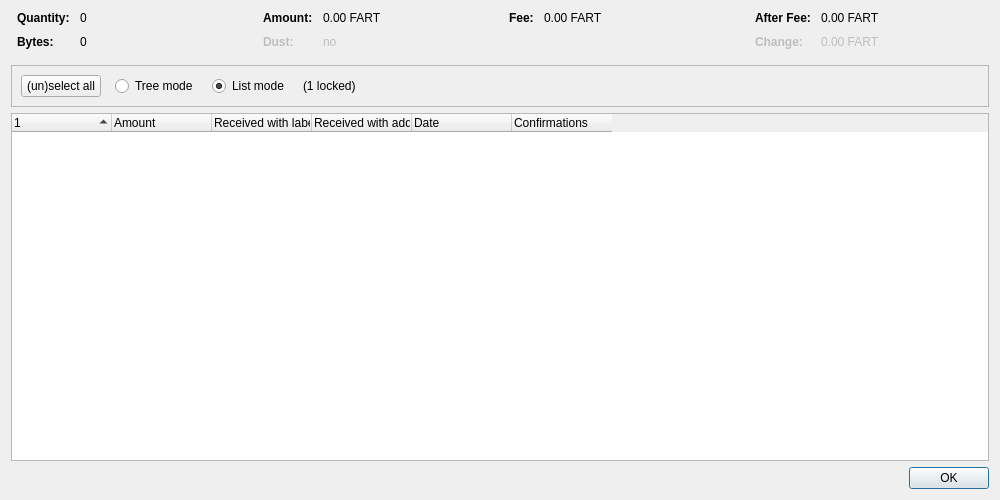
<?xml version="1.0" encoding="UTF-8"?>
<ui version="4.0">
 <class>CoinControlDialog</class>
 <widget class="QDialog" name="CoinControlDialog">
  <property name="geometry">
   <rect>
    <x>0</x>
    <y>0</y>
    <width>1000</width>
    <height>500</height>
   </rect>
  </property>
  <property name="windowTitle">
   <string>Coin Selection</string>
  </property>
  <layout class="QVBoxLayout" name="verticalLayout">
   <item>
    <layout class="QHBoxLayout" name="horizontalLayoutTop" stretch="0,0,0,0">
     <property name="topMargin">
      <number>0</number>
     </property>
     <property name="bottomMargin">
      <number>10</number>
     </property>
     <item>
      <layout class="QFormLayout" name="formLayoutCoinControl1">
       <property name="horizontalSpacing">
        <number>10</number>
       </property>
       <property name="verticalSpacing">
        <number>10</number>
       </property>
       <property name="leftMargin">
        <number>6</number>
       </property>
       <property name="rightMargin">
        <number>6</number>
       </property>
       <item row="0" column="0">
        <widget class="QLabel" name="labelCoinControlQuantityText">
         <property name="font">
          <font>
           <weight>75</weight>
           <bold>true</bold>
          </font>
         </property>
         <property name="text">
          <string>Quantity:</string>
         </property>
        </widget>
       </item>
       <item row="0" column="1">
        <widget class="QLabel" name="labelCoinControlQuantity">
         <property name="cursor">
          <cursorShape>IBeamCursor</cursorShape>
         </property>
         <property name="contextMenuPolicy">
          <enum>Qt::ActionsContextMenu</enum>
         </property>
         <property name="text">
          <string notr="true">0</string>
         </property>
         <property name="textInteractionFlags">
          <set>Qt::LinksAccessibleByMouse|Qt::TextSelectableByKeyboard|Qt::TextSelectableByMouse</set>
         </property>
        </widget>
       </item>
       <item row="1" column="0">
        <widget class="QLabel" name="labelCoinControlBytesText">
         <property name="font">
          <font>
           <weight>75</weight>
           <bold>true</bold>
          </font>
         </property>
         <property name="text">
          <string>Bytes:</string>
         </property>
        </widget>
       </item>
       <item row="1" column="1">
        <widget class="QLabel" name="labelCoinControlBytes">
         <property name="cursor">
          <cursorShape>IBeamCursor</cursorShape>
         </property>
         <property name="contextMenuPolicy">
          <enum>Qt::ActionsContextMenu</enum>
         </property>
         <property name="text">
          <string notr="true">0</string>
         </property>
         <property name="textInteractionFlags">
          <set>Qt::LinksAccessibleByMouse|Qt::TextSelectableByKeyboard|Qt::TextSelectableByMouse</set>
         </property>
        </widget>
       </item>
      </layout>
     </item>
     <item>
      <layout class="QFormLayout" name="formLayoutCoinControl2">
       <property name="horizontalSpacing">
        <number>10</number>
       </property>
       <property name="verticalSpacing">
        <number>10</number>
       </property>
       <property name="leftMargin">
        <number>6</number>
       </property>
       <property name="rightMargin">
        <number>6</number>
       </property>
       <item row="0" column="0">
        <widget class="QLabel" name="labelCoinControlAmountText">
         <property name="font">
          <font>
           <weight>75</weight>
           <bold>true</bold>
          </font>
         </property>
         <property name="text">
          <string>Amount:</string>
         </property>
        </widget>
       </item>
       <item row="0" column="1">
        <widget class="QLabel" name="labelCoinControlAmount">
         <property name="cursor">
          <cursorShape>IBeamCursor</cursorShape>
         </property>
         <property name="contextMenuPolicy">
          <enum>Qt::ActionsContextMenu</enum>
         </property>
         <property name="text">
          <string notr="true">0.00 FART</string>
         </property>
         <property name="textInteractionFlags">
          <set>Qt::LinksAccessibleByMouse|Qt::TextSelectableByKeyboard|Qt::TextSelectableByMouse</set>
         </property>
        </widget>
       </item>
       <item row="1" column="0">
        <widget class="QLabel" name="labelCoinControlLowOutputText">
         <property name="enabled">
          <bool>false</bool>
         </property>
         <property name="font">
          <font>
           <weight>75</weight>
           <bold>true</bold>
          </font>
         </property>
         <property name="text">
          <string>Dust:</string>
         </property>
        </widget>
       </item>
       <item row="1" column="1">
        <widget class="QLabel" name="labelCoinControlLowOutput">
         <property name="enabled">
          <bool>false</bool>
         </property>
         <property name="cursor">
          <cursorShape>IBeamCursor</cursorShape>
         </property>
         <property name="contextMenuPolicy">
          <enum>Qt::ActionsContextMenu</enum>
         </property>
         <property name="text">
          <string notr="true">no</string>
         </property>
         <property name="textInteractionFlags">
          <set>Qt::LinksAccessibleByMouse|Qt::TextSelectableByKeyboard|Qt::TextSelectableByMouse</set>
         </property>
        </widget>
       </item>
      </layout>
     </item>
     <item>
      <layout class="QFormLayout" name="formLayoutCoinControl3">
       <property name="horizontalSpacing">
        <number>10</number>
       </property>
       <property name="verticalSpacing">
        <number>10</number>
       </property>
       <property name="leftMargin">
        <number>6</number>
       </property>
       <property name="rightMargin">
        <number>6</number>
       </property>
       <item row="0" column="0">
        <widget class="QLabel" name="labelCoinControlFeeText">
         <property name="font">
          <font>
           <weight>75</weight>
           <bold>true</bold>
          </font>
         </property>
         <property name="text">
          <string>Fee:</string>
         </property>
        </widget>
       </item>
       <item row="0" column="1">
        <widget class="QLabel" name="labelCoinControlFee">
         <property name="cursor">
          <cursorShape>IBeamCursor</cursorShape>
         </property>
         <property name="contextMenuPolicy">
          <enum>Qt::ActionsContextMenu</enum>
         </property>
         <property name="text">
          <string notr="true">0.00 FART</string>
         </property>
         <property name="textInteractionFlags">
          <set>Qt::LinksAccessibleByMouse|Qt::TextSelectableByKeyboard|Qt::TextSelectableByMouse</set>
         </property>
        </widget>
       </item>
      </layout>
     </item>
     <item>
      <layout class="QFormLayout" name="formLayoutCoinControl4">
       <property name="horizontalSpacing">
        <number>10</number>
       </property>
       <property name="verticalSpacing">
        <number>10</number>
       </property>
       <property name="leftMargin">
        <number>6</number>
       </property>
       <property name="rightMargin">
        <number>6</number>
       </property>
       <item row="0" column="0">
        <widget class="QLabel" name="labelCoinControlAfterFeeText">
         <property name="font">
          <font>
           <weight>75</weight>
           <bold>true</bold>
          </font>
         </property>
         <property name="text">
          <string>After Fee:</string>
         </property>
        </widget>
       </item>
       <item row="0" column="1">
        <widget class="QLabel" name="labelCoinControlAfterFee">
         <property name="cursor">
          <cursorShape>IBeamCursor</cursorShape>
         </property>
         <property name="contextMenuPolicy">
          <enum>Qt::ActionsContextMenu</enum>
         </property>
         <property name="text">
          <string notr="true">0.00 FART</string>
         </property>
         <property name="textInteractionFlags">
          <set>Qt::LinksAccessibleByMouse|Qt::TextSelectableByKeyboard|Qt::TextSelectableByMouse</set>
         </property>
        </widget>
       </item>
       <item row="1" column="0">
        <widget class="QLabel" name="labelCoinControlChangeText">
         <property name="enabled">
          <bool>false</bool>
         </property>
         <property name="font">
          <font>
           <weight>75</weight>
           <bold>true</bold>
          </font>
         </property>
         <property name="text">
          <string>Change:</string>
         </property>
        </widget>
       </item>
       <item row="1" column="1">
        <widget class="QLabel" name="labelCoinControlChange">
         <property name="enabled">
          <bool>false</bool>
         </property>
         <property name="cursor">
          <cursorShape>IBeamCursor</cursorShape>
         </property>
         <property name="contextMenuPolicy">
          <enum>Qt::ActionsContextMenu</enum>
         </property>
         <property name="text">
          <string notr="true">0.00 FART</string>
         </property>
         <property name="textInteractionFlags">
          <set>Qt::LinksAccessibleByMouse|Qt::TextSelectableByKeyboard|Qt::TextSelectableByMouse</set>
         </property>
        </widget>
       </item>
      </layout>
     </item>
    </layout>
   </item>
   <item>
    <widget class="QFrame" name="frame">
     <property name="minimumSize">
      <size>
       <width>0</width>
       <height>40</height>
      </size>
     </property>
     <property name="frameShape">
      <enum>QFrame::StyledPanel</enum>
     </property>
     <property name="frameShadow">
      <enum>QFrame::Sunken</enum>
     </property>
     <layout class="QHBoxLayout" name="horizontalLayout">
      <item>
       <layout class="QHBoxLayout" name="horizontalLayoutPanel" stretch="0,0,0,0,0">
        <property name="spacing">
         <number>14</number>
        </property>
        <item>
         <widget class="QPushButton" name="pushButtonSelectAll">
          <property name="sizePolicy">
           <sizepolicy hsizetype="Maximum" vsizetype="Fixed">
            <horstretch>0</horstretch>
            <verstretch>0</verstretch>
           </sizepolicy>
          </property>
          <property name="text">
           <string>(un)select all</string>
          </property>
          <property name="autoDefault">
           <bool>false</bool>
          </property>
         </widget>
        </item>
        <item>
         <widget class="QRadioButton" name="radioTreeMode">
          <property name="sizePolicy">
           <sizepolicy hsizetype="Maximum" vsizetype="Fixed">
            <horstretch>0</horstretch>
            <verstretch>0</verstretch>
           </sizepolicy>
          </property>
          <property name="text">
           <string>Tree mode</string>
          </property>
         </widget>
        </item>
        <item>
         <widget class="QRadioButton" name="radioListMode">
          <property name="sizePolicy">
           <sizepolicy hsizetype="Maximum" vsizetype="Fixed">
            <horstretch>0</horstretch>
            <verstretch>0</verstretch>
           </sizepolicy>
          </property>
          <property name="text">
           <string>List mode</string>
          </property>
          <property name="checked">
           <bool>true</bool>
          </property>
         </widget>
        </item>
        <item>
         <widget class="QLabel" name="labelLocked">
          <property name="text">
           <string notr="true">(1 locked)</string>
          </property>
         </widget>
        </item>
        <item>
         <spacer name="horizontalSpacer">
          <property name="orientation">
           <enum>Qt::Horizontal</enum>
          </property>
          <property name="sizeHint" stdset="0">
           <size>
            <width>40</width>
            <height>20</height>
           </size>
          </property>
         </spacer>
        </item>
       </layout>
      </item>
     </layout>
    </widget>
   </item>
   <item>
    <widget class="CoinControlTreeWidget" name="treeWidget">
     <property name="contextMenuPolicy">
      <enum>Qt::CustomContextMenu</enum>
     </property>
     <property name="sortingEnabled">
      <bool>false</bool>
     </property>
     <property name="columnCount">
      <number>6</number>
     </property>
     <attribute name="headerShowSortIndicator" stdset="0">
      <bool>true</bool>
     </attribute>
     <attribute name="headerStretchLastSection">
      <bool>false</bool>
     </attribute>
     <column>
      <property name="text">
       <string/>
      </property>
     </column>
     <column>
      <property name="text">
       <string>Amount</string>
      </property>
     </column>
     <column>
      <property name="text">
       <string>Received with label</string>
      </property>
     </column>
     <column>
      <property name="text">
       <string>Received with address</string>
      </property>
     </column>
     <column>
      <property name="text">
       <string>Date</string>
      </property>
     </column>
     <column>
      <property name="text">
       <string>Confirmations</string>
      </property>
      <property name="toolTip">
       <string>Confirmed</string>
      </property>
     </column>
     <column>
      <property name="text">
       <string/>
      </property>
     </column>
     <column>
      <property name="text">
       <string/>
      </property>
     </column>
     <column>
      <property name="text">
       <string/>
      </property>
     </column>
     <column>
      <property name="text">
       <string/>
      </property>
     </column>
    </widget>
   </item>
   <item>
    <widget class="QDialogButtonBox" name="buttonBox">
     <property name="orientation">
      <enum>Qt::Horizontal</enum>
     </property>
     <property name="standardButtons">
      <set>QDialogButtonBox::Ok</set>
     </property>
    </widget>
   </item>
  </layout>
 </widget>
 <customwidgets>
  <customwidget>
   <class>CoinControlTreeWidget</class>
   <extends>QTreeWidget</extends>
   <header>qt/coincontroltreewidget.h</header>
  </customwidget>
 </customwidgets>
 <resources/>
 <connections/>
</ui>
